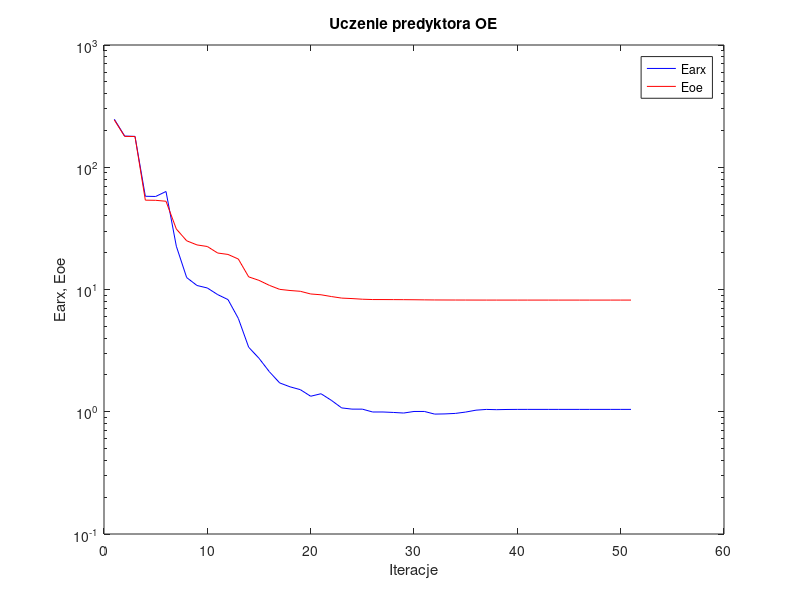
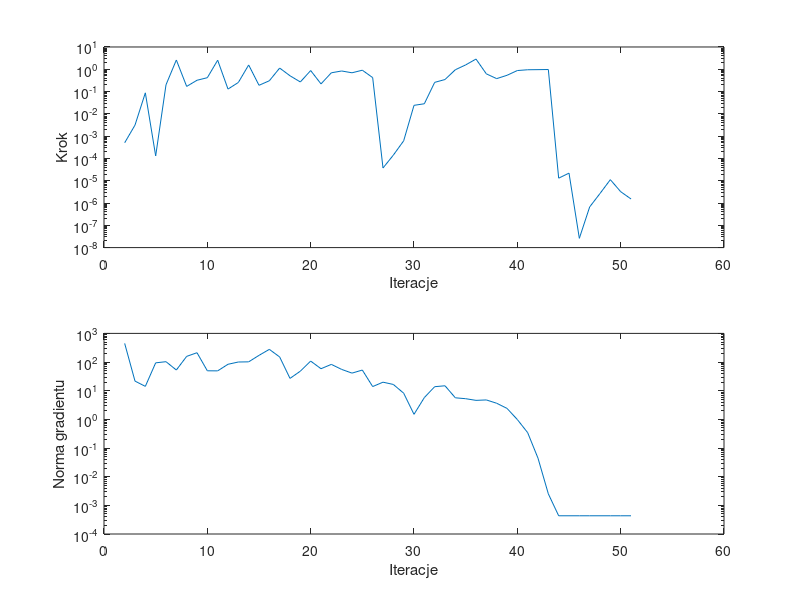

Here is the MATLAB script that generated these plots, in order:
%uczenie predyktora oe
clear all;
n=0; farx(n+1)=2.468442e+002; foe(n+1)=2.437102e+002; wspucz(n+1)=0.000000e+000; ng(n+1)=0.000000e+000;
%odnowa zmiennej metryki
n=1; farx(n+1)=1.799713e+002; foe(n+1)=1.787778e+002; krok(n+1)=5.033545e-004; ng(n+1)=4.474157e+002;
n=2; farx(n+1)=1.789226e+002; foe(n+1)=1.784575e+002; krok(n+1)=3.128460e-003; ng(n+1)=2.163032e+001;
n=3; farx(n+1)=5.790589e+001; foe(n+1)=5.380978e+001; krok(n+1)=8.764941e-002; ng(n+1)=1.418214e+001;
n=4; farx(n+1)=5.767411e+001; foe(n+1)=5.365434e+001; krok(n+1)=1.298332e-004; ng(n+1)=9.380523e+001;
n=5; farx(n+1)=6.334020e+001; foe(n+1)=5.270377e+001; krok(n+1)=2.010759e-001; ng(n+1)=1.030042e+002;
n=6; farx(n+1)=2.259143e+001; foe(n+1)=3.124079e+001; krok(n+1)=2.608981e+000; ng(n+1)=5.273401e+001;
n=7; farx(n+1)=1.251984e+001; foe(n+1)=2.503363e+001; krok(n+1)=1.701816e-001; ng(n+1)=1.578580e+002;
n=8; farx(n+1)=1.078309e+001; foe(n+1)=2.315566e+001; krok(n+1)=3.214238e-001; ng(n+1)=2.116933e+002;
n=9; farx(n+1)=1.029081e+001; foe(n+1)=2.247764e+001; krok(n+1)=4.188592e-001; ng(n+1)=4.954579e+001;
n=10; farx(n+1)=9.083852e+000; foe(n+1)=1.987901e+001; krok(n+1)=2.548820e+000; ng(n+1)=4.923640e+001;
n=11; farx(n+1)=8.268509e+000; foe(n+1)=1.935789e+001; krok(n+1)=1.293077e-001; ng(n+1)=8.363573e+001;
n=12; farx(n+1)=5.798087e+000; foe(n+1)=1.775253e+001; krok(n+1)=2.555916e-001; ng(n+1)=1.003452e+002;
n=13; farx(n+1)=3.371275e+000; foe(n+1)=1.268871e+001; krok(n+1)=1.561751e+000; ng(n+1)=1.017035e+002;
n=14; farx(n+1)=2.737327e+000; foe(n+1)=1.187792e+001; krok(n+1)=1.909506e-001; ng(n+1)=1.710953e+002;
n=15; farx(n+1)=2.126772e+000; foe(n+1)=1.081690e+001; krok(n+1)=3.050693e-001; ng(n+1)=2.771959e+002;
n=16; farx(n+1)=1.721400e+000; foe(n+1)=1.002819e+001; krok(n+1)=1.133514e+000; ng(n+1)=1.505557e+002;
n=17; farx(n+1)=1.599684e+000; foe(n+1)=9.813872e+000; krok(n+1)=5.114232e-001; ng(n+1)=2.687269e+001;
n=18; farx(n+1)=1.516196e+000; foe(n+1)=9.667450e+000; krok(n+1)=2.696528e-001; ng(n+1)=4.807765e+001;
n=19; farx(n+1)=1.339230e+000; foe(n+1)=9.193158e+000; krok(n+1)=8.771846e-001; ng(n+1)=1.081540e+002;
n=20; farx(n+1)=1.404229e+000; foe(n+1)=9.054370e+000; krok(n+1)=2.205796e-001; ng(n+1)=5.853386e+001;
n=21; farx(n+1)=1.240289e+000; foe(n+1)=8.758820e+000; krok(n+1)=6.954939e-001; ng(n+1)=8.288949e+001;
n=22; farx(n+1)=1.075247e+000; foe(n+1)=8.506061e+000; krok(n+1)=8.375141e-001; ng(n+1)=5.535551e+001;
n=23; farx(n+1)=1.050800e+000; foe(n+1)=8.430558e+000; krok(n+1)=6.954939e-001; ng(n+1)=4.109937e+001;
n=24; farx(n+1)=1.050340e+000; foe(n+1)=8.328224e+000; krok(n+1)=9.073805e-001; ng(n+1)=5.257659e+001;
n=25; farx(n+1)=9.955037e-001; foe(n+1)=8.277226e+000; krok(n+1)=4.228884e-001; ng(n+1)=1.394894e+001;
%odnowa zmiennej metryki
n=26; farx(n+1)=9.955399e-001; foe(n+1)=8.274131e+000; krok(n+1)=3.723990e-005; ng(n+1)=1.984637e+001;
n=27; farx(n+1)=9.870589e-001; foe(n+1)=8.266547e+000; krok(n+1)=1.405774e-004; ng(n+1)=1.653402e+001;
n=28; farx(n+1)=9.762418e-001; foe(n+1)=8.258027e+000; krok(n+1)=6.174461e-004; ng(n+1)=8.198561e+000;
n=29; farx(n+1)=1.005293e+000; foe(n+1)=8.245657e+000; krok(n+1)=2.410544e-002; ng(n+1)=1.498880e+000;
n=30; farx(n+1)=1.005625e+000; foe(n+1)=8.226785e+000; krok(n+1)=2.835564e-002; ng(n+1)=5.757782e+000;
n=31; farx(n+1)=9.568120e-001; foe(n+1)=8.212744e+000; krok(n+1)=2.587256e-001; ng(n+1)=1.380300e+001;
n=32; farx(n+1)=9.603165e-001; foe(n+1)=8.207314e+000; krok(n+1)=3.465039e-001; ng(n+1)=1.486409e+001;
n=33; farx(n+1)=9.692226e-001; foe(n+1)=8.202566e+000; krok(n+1)=9.528451e-001; ng(n+1)=5.657023e+000;
n=34; farx(n+1)=9.941848e-001; foe(n+1)=8.199930e+000; krok(n+1)=1.569476e+000; ng(n+1)=5.262134e+000;
n=35; farx(n+1)=1.030349e+000; foe(n+1)=8.196416e+000; krok(n+1)=2.871462e+000; ng(n+1)=4.604887e+000;
n=36; farx(n+1)=1.044885e+000; foe(n+1)=8.194617e+000; krok(n+1)=6.228822e-001; ng(n+1)=4.764187e+000;
n=37; farx(n+1)=1.039970e+000; foe(n+1)=8.194040e+000; krok(n+1)=3.805404e-001; ng(n+1)=3.651556e+000;
n=38; farx(n+1)=1.043888e+000; foe(n+1)=8.193893e+000; krok(n+1)=5.365271e-001; ng(n+1)=2.417189e+000;
n=39; farx(n+1)=1.045304e+000; foe(n+1)=8.193854e+000; krok(n+1)=8.773192e-001; ng(n+1)=9.862216e-001;
n=40; farx(n+1)=1.045600e+000; foe(n+1)=8.193852e+000; krok(n+1)=9.512526e-001; ng(n+1)=3.436530e-001;
n=41; farx(n+1)=1.045510e+000; foe(n+1)=8.193852e+000; krok(n+1)=9.621767e-001; ng(n+1)=4.418078e-002;
n=42; farx(n+1)=1.045508e+000; foe(n+1)=8.193852e+000; krok(n+1)=9.744898e-001; ng(n+1)=2.517155e-003;
n=43; farx(n+1)=1.045508e+000; foe(n+1)=8.193852e+000; krok(n+1)=1.302585e-005; ng(n+1)=4.323056e-004;
n=44; farx(n+1)=1.045508e+000; foe(n+1)=8.193852e+000; krok(n+1)=2.190752e-005; ng(n+1)=4.323005e-004;
n=45; farx(n+1)=1.045508e+000; foe(n+1)=8.193852e+000; krok(n+1)=2.602922e-008; ng(n+1)=4.322910e-004;
n=46; farx(n+1)=1.045508e+000; foe(n+1)=8.193852e+000; krok(n+1)=6.666017e-007; ng(n+1)=4.322910e-004;
n=47; farx(n+1)=1.045508e+000; foe(n+1)=8.193852e+000; krok(n+1)=2.674848e-006; ng(n+1)=4.322908e-004;
n=48; farx(n+1)=1.045508e+000; foe(n+1)=8.193852e+000; krok(n+1)=1.115447e-005; ng(n+1)=4.322896e-004;
n=49; farx(n+1)=1.045508e+000; foe(n+1)=8.193852e+000; krok(n+1)=3.226382e-006; ng(n+1)=4.322847e-004;
n=50; farx(n+1)=1.045508e+000; foe(n+1)=8.193852e+000; krok(n+1)=1.520358e-006; ng(n+1)=4.322833e-004;

figure; semilogy(farx,'b'); hold on; semilogy(foe,'r'); xlabel('Iteracje'); ylabel('Earx, Eoe'); legend('Earx','Eoe'); title('Uczenie predyktora OE');
figure; subplot(2,1,1); semilogy(krok); xlabel('Iteracje'); ylabel('Krok');
subplot(2,1,2); semilogy(ng); xlabel('Iteracje'); ylabel('Norma gradientu');
Earx=farx(n+1)
Eoe=foe(n+1)
